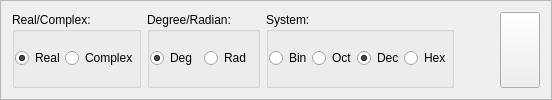
     <widget class="QFrame" name="frame_3">
      <property name="frameShape">
       <enum>QFrame::StyledPanel</enum>
      </property>
      <property name="frameShadow">
       <enum>QFrame::Raised</enum>
      </property>
      <layout class="QHBoxLayout" name="horizontalLayout_10">
       <item>
        <widget class="QGroupBox" name="groupBox">
         <property name="palette">
          <palette>
           <active>
            <colorrole role="ToolTipText">
             <brush brushstyle="SolidPattern">
              <color alpha="255">
               <red>0</red>
               <green>170</green>
               <blue>0</blue>
              </color>
             </brush>
            </colorrole>
           </active>
           <inactive>
            <colorrole role="ToolTipText">
             <brush brushstyle="SolidPattern">
              <color alpha="255">
               <red>0</red>
               <green>170</green>
               <blue>0</blue>
              </color>
             </brush>
            </colorrole>
           </inactive>
           <disabled>
            <colorrole role="ToolTipText">
             <brush brushstyle="SolidPattern">
              <color alpha="255">
               <red>0</red>
               <green>170</green>
               <blue>0</blue>
              </color>
             </brush>
            </colorrole>
           </disabled>
          </palette>
         </property>
         <property name="statusTip">
          <string>Real or Complex</string>
         </property>
         <property name="title">
          <string>Real/Complex:</string>
         </property>
         <layout class="QHBoxLayout" name="horizontalLayout_7">
          <property name="spacing">
           <number>0</number>
          </property>
          <property name="leftMargin">
           <number>0</number>
          </property>
          <property name="topMargin">
           <number>0</number>
          </property>
          <property name="rightMargin">
           <number>0</number>
          </property>
          <property name="bottomMargin">
           <number>0</number>
          </property>
          <item>
           <widget class="QRadioButton" name="Real_radioButton">
            <property name="statusTip">
             <string>Real number</string>
            </property>
            <property name="text">
             <string>Real</string>
            </property>
            <property name="checked">
             <bool>true</bool>
            </property>
           </widget>
          </item>
          <item>
           <widget class="QRadioButton" name="Complex_radioButton">
            <property name="statusTip">
             <string>Complex number</string>
            </property>
            <property name="text">
             <string>Complex</string>
            </property>
           </widget>
          </item>
         </layout>
        </widget>
       </item>
       <item>
        <widget class="QGroupBox" name="groupBox_2">
         <property name="statusTip">
          <string>Degree or Radian</string>
         </property>
         <property name="title">
          <string>Degree/Radian:</string>
         </property>
         <layout class="QHBoxLayout" name="horizontalLayout_8">
          <property name="spacing">
           <number>0</number>
          </property>
          <property name="leftMargin">
           <number>0</number>
          </property>
          <property name="topMargin">
           <number>0</number>
          </property>
          <property name="rightMargin">
           <number>0</number>
          </property>
          <property name="bottomMargin">
           <number>0</number>
          </property>
          <item>
           <widget class="QRadioButton" name="Deg_radioButton">
            <property name="statusTip">
             <string>Degree</string>
            </property>
            <property name="text">
             <string>Deg</string>
            </property>
            <property name="checked">
             <bool>true</bool>
            </property>
           </widget>
          </item>
          <item>
           <widget class="QRadioButton" name="Rad_radioButton">
            <property name="statusTip">
             <string>Radian</string>
            </property>
            <property name="text">
             <string>Rad</string>
            </property>
           </widget>
          </item>
         </layout>
        </widget>
       </item>
       <item>
        <widget class="QGroupBox" name="groupBox_3">
         <property name="statusTip">
          <string>Different number system</string>
         </property>
         <property name="title">
          <string>System:</string>
         </property>
         <layout class="QHBoxLayout" name="horizontalLayout_6">
          <property name="spacing">
           <number>0</number>
          </property>
          <property name="leftMargin">
           <number>0</number>
          </property>
          <property name="topMargin">
           <number>0</number>
          </property>
          <property name="rightMargin">
           <number>0</number>
          </property>
          <property name="bottomMargin">
           <number>0</number>
          </property>
          <item>
           <widget class="QRadioButton" name="Bin_radioButton">
            <property name="enabled">
             <bool>true</bool>
            </property>
            <property name="statusTip">
             <string>Binary number system</string>
            </property>
            <property name="text">
             <string>Bin</string>
            </property>
           </widget>
          </item>
          <item>
           <widget class="QRadioButton" name="Oct_radioButton">
            <property name="enabled">
             <bool>true</bool>
            </property>
            <property name="statusTip">
             <string>Octonary number system</string>
            </property>
            <property name="text">
             <string>Oct</string>
            </property>
           </widget>
          </item>
          <item>
           <widget class="QRadioButton" name="Dec_radioButton">
            <property name="statusTip">
             <string>Decimal number system</string>
            </property>
            <property name="text">
             <string>Dec</string>
            </property>
            <property name="checked">
             <bool>true</bool>
            </property>
           </widget>
          </item>
          <item>
           <widget class="QRadioButton" name="Hex_radioButton">
            <property name="statusTip">
             <string>Hexadecimal number system</string>
            </property>
            <property name="text">
             <string>Hex</string>
            </property>
           </widget>
          </item>
         </layout>
        </widget>
       </item>
       <item>
        <layout class="QHBoxLayout" name="horizontalLayout_9">
         <item>
          <spacer name="horizontalSpacer">
           <property name="orientation">
            <enum>Qt::Horizontal</enum>
           </property>
           <property name="sizeHint" stdset="0">
            <size>
             <width>40</width>
             <height>20</height>
            </size>
           </property>
          </spacer>
         </item>
         <item>
          <widget class="QPushButton" name="fold_pushButton">
           <property name="sizePolicy">
            <sizepolicy hsizetype="Minimum" vsizetype="Ignored">
             <horstretch>0</horstretch>
             <verstretch>0</verstretch>
            </sizepolicy>
           </property>
           <property name="statusTip">
            <string>Hide Key</string>
           </property>
           <property name="text">
            <string/>
           </property>
           <property name="icon">
            <iconset resource="../res/resource.qrc">
             <normaloff>:/calculator/image/Calculator/fold.png</normaloff>:/calculator/image/Calculator/fold.png</iconset>
           </property>
           <property name="iconSize">
            <size>
             <width>55</width>
             <height>100</height>
            </size>
           </property>
           <property name="shortcut">
            <string>Ctrl+H</string>
           </property>
           <property name="checkable">
            <bool>true</bool>
           </property>
           <property name="autoDefault">
            <bool>true</bool>
           </property>
          </widget>
         </item>
        </layout>
       </item>
      </layout>
     </widget>
